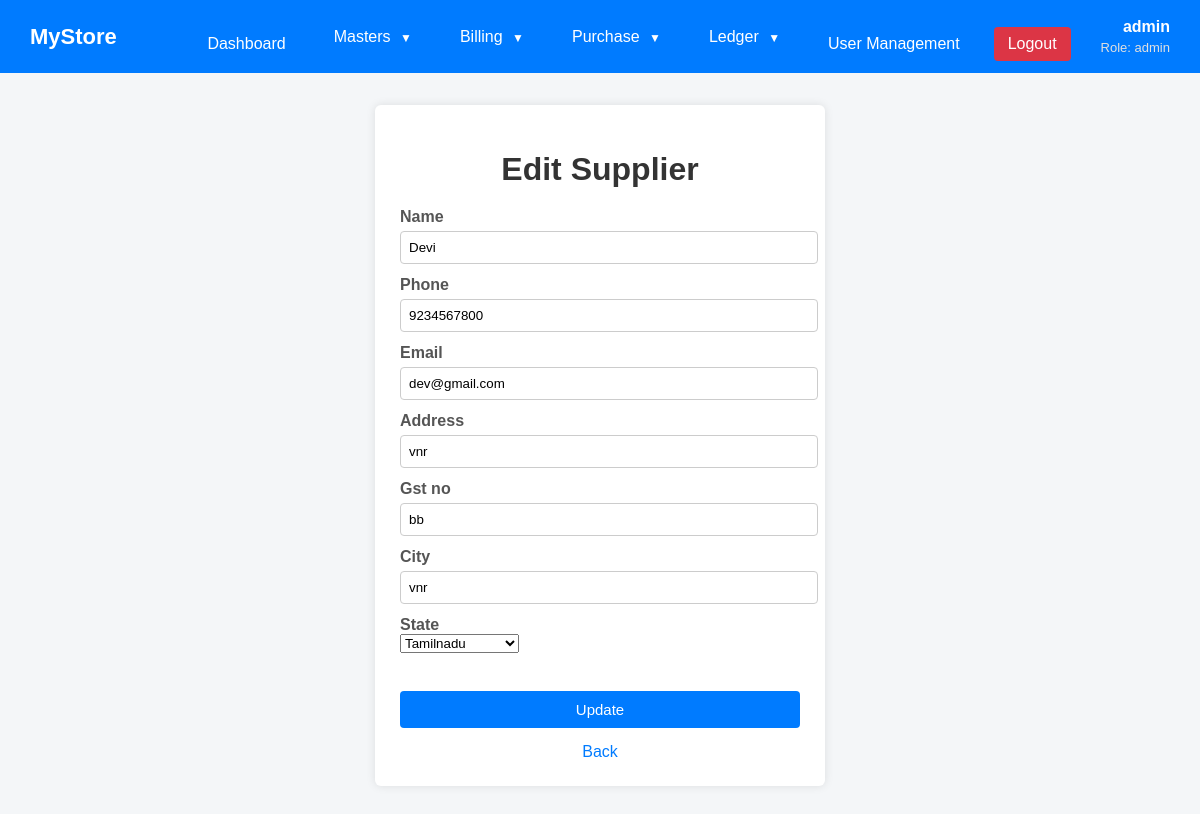
The page /edit_supplier.php?id=18 (signed in) on the database its author committed.
### tables this page shows
CREATE TABLE `suppliers` (
  `id` int(11) NOT NULL,
  `suppliers_name` varchar(50) NOT NULL,
  `phoneno` varchar(10) NOT NULL,
  `email` varchar(200) NOT NULL,
  `sup_address` varchar(200) NOT NULL,
  `gst_no` varchar(50) NOT NULL,
  `created_at` timestamp NOT NULL DEFAULT CURRENT_TIMESTAMP,
  `updated_at` timestamp NOT NULL DEFAULT CURRENT_TIMESTAMP ON UPDATE CURRENT_TIMESTAMP,
  `city` varchar(50) NOT NULL,
  `opening_amt` int(11) NOT NULL,
  `sup_state` varchar(50) NOT NULL
);

### edit_supplier.php (the view, shortened to what this page needs)
<?php
include "db.php";
$id = $_GET['id'];
$stmt = $conn->prepare("SELECT * FROM suppliers WHERE id = ?");
$stmt->bind_param("i", $id);
$stmt->execute();
$result = $stmt->get_result();
$suppliers = $result->fetch_assoc();
?>
<!DOCTYPE html>
<html>
<head>
</head>
<body>
<?php include "dashboard.php"; ?>
<div class="container">
    <h1>Edit Supplier</h1>
<form method="post">
    <label>Name</label>
    <input type="text" name="supname"
           value="<?php echo htmlspecialchars($suppliers['suppliers_name']); ?>">
    <label>Phone</label>
    <input type="text" name="phoneno"
           value="<?php echo htmlspecialchars($suppliers['phoneno']); ?>">
    <label>Email</label>
    <input type="text" name="email"
           value="<?php echo htmlspecialchars($suppliers['email']); ?>">
    <label>Address</label>
    <input type="text" name="address"
           value="<?php echo htmlspecialchars($suppliers['sup_address']); ?>">
    <label>Gst no</label>
    <input type="text" name="gst"
           value="<?php echo htmlspecialchars($suppliers['gst_no']); ?>">
    <label>City</label>
    <input type="text" name="city"
           value="<?php echo htmlspecialchars($suppliers['city']); ?>">
   <label>State</label>
        <select name="state" required>
        <option value="Tamilnadu" <?php if($suppliers['sup_state']=="Tamilnadu") echo "selected"; ?>>Tamilnadu</option>
    </select>
    <br><br>
    <button type="submit" name="update">Update</button>
</form>
<a href="supplier_display.php">Back</a>
</div>
</body>
</html>

### edit_supplier.php (style rules this page uses)
body { display: flex; justify-content: center; align-items: center; min-height: 100vh; margin: 0; background: #f0f0f0; }
.container { width: 400px; margin: 80px auto; background: #fff; padding: 25px; border-radius: 6px; box-shadow: 0 0 10px rgba(0,0,0,0.1); }
h1 { text-align: center; color: #333; margin-bottom: 20px; }
label { display: block; margin-top: 12px; font-weight: bold; color: #555; }
input { width: 100%; padding: 8px; margin-top: 5px; border: 1px solid #ccc; border-radius: 4px; }
button { width: 100%; margin-top: 20px; padding: 10px; background: #007bff; color: white; border: none; border-radius: 4px; font-size: 15px; cursor: pointer; }
a { display: block; text-align: center; margin-top: 15px; text-decoration: none; color: #007bff; }

### dashboard.php (style rules this page uses)
body { margin: 0; font-family: Arial, sans-serif; background: #f4f6f8; padding-top: 25px; }

### rows shown on the page
suppliers: supname "Devi", phoneno "9234567800", email "dev@gmail.com", address "vnr", gst "bb", city "vnr", state "Tamilnadu"

### other values the page prints
$_SESSION['username'] "admin"
$_SESSION['role'] "admin"
